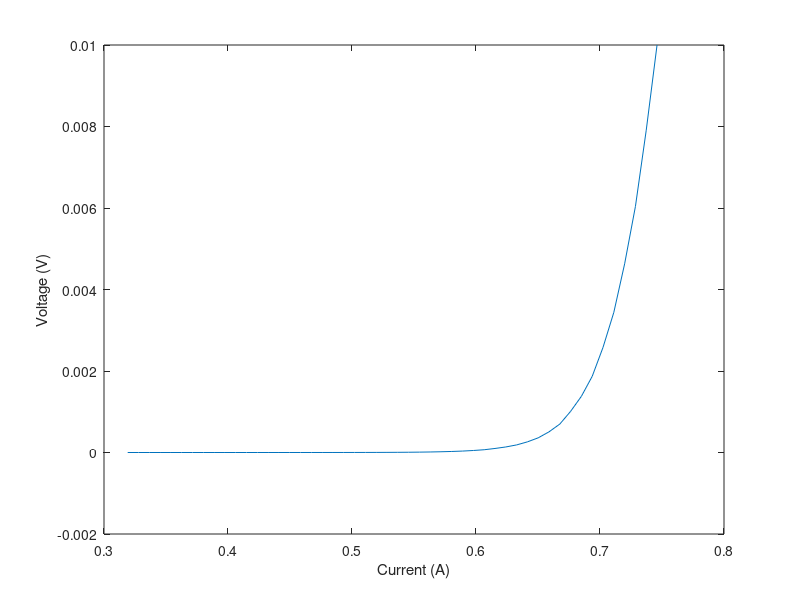

This figure's MATLAB source: (Note: this script raises an error after producing the figure.)
load('Lab2Data.mat')
%% Experiment 1 
 spacingCurrent = logspace(-2, -9);
 spacingVoltage = linspace(0.7460, .3191);
%% Voltage-Current Characteristic
plot(Vin1b,Iin1b)
xlabel('Current (A)')
ylabel('Voltage (V)')
t1 = exp(log(Is) + (Vin1b./uT));
%%
fit1(Vin1b, Iin1b,g)


%% Extract Saturation Current and Thermal Voltage
d = log(Iin1a);
p = polyfit(Vin1a,d,1)
y = polyval(p,Vin1a)
plot(Vin1a,log(Iin1a),'o')
hold on
plot(Vin1a,y)
b = p(1)
m = p(2)
uT = 1/m
Is = exp(b)
g = ((1/m).*Vin1a) + b;
% plot(Vin1a,g,'*')
legend('Experimental','Is = 3.0681e-16, uT = -0.0307')
xlabel('Voltage (V)')
ylabel('Log of Current')


%% Semi-log of Voltage-current, current-voltage, and theoretical
clf
b = p(2)
m = p(1)
uT = 1/m
Is = exp(b)
f = Is*exp(-Vin1a./uT);
g = (m.*Vin1a) + b;

semilogy(Vin1a,Iin1a)
hold on
semilogy(Vin1b,Iin1b)
semilogy(Vin1a,exp(g))
xlabel('Current (A)')
ylabel('Voltage (V)')
legend('Current-Voltage Characteristic','Voltage-Current Characteristic','Is = 6.8568e-15 A, uT = 0.0623 V')

%% loglog
rd =diff(Vin1a)./diff(Iin1a);
loglog(Iin1a(1:end-1),rd,'o')
hold on
t = uT./Iin1a;
loglog(Iin1a,t)
legend('Experimental','uT = 0.0263 V')
xlabel('Current (A)')
ylabel('Incremental Diode Resistance (Ohms)')
 %% Exp. 2

figure()
plot(Vin2_100,Vout2_100);
hold on
plot(Vin2_1000,Vout2_1000);
plot(Vin2_10k,Vout2_10k);
legend('100','1000','10000')


%%

L1 = log(Iin2_100(1:68));
L2 = log(Iin2_1000(1:68));
L3 = log(Iin2_10k(1:68));

fit2(Vin2_100(1:68),Vin2_1000(1:68),Vin2_10k(1:68),y1(1:68),L1,L2,L3)